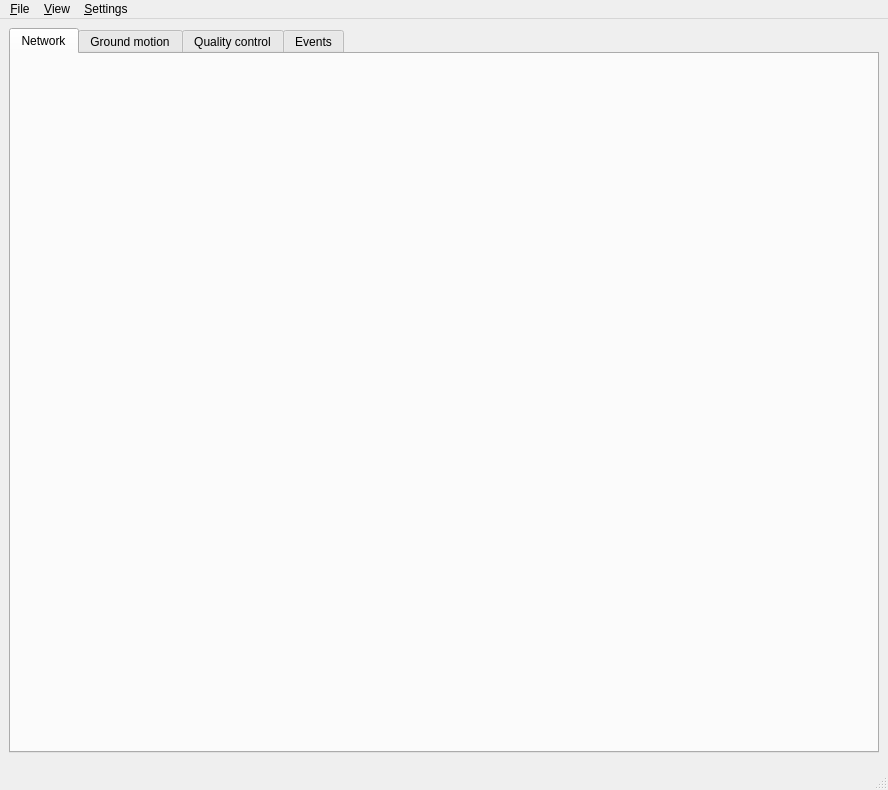
<?xml version="1.0" encoding="UTF-8"?>
<ui version="4.0">
 <class>MainWindow</class>
 <widget class="QMainWindow" name="MainWindow">
  <property name="geometry">
   <rect>
    <x>0</x>
    <y>0</y>
    <width>888</width>
    <height>790</height>
   </rect>
  </property>
  <property name="windowTitle">
   <string>Seismic Engineering Parameters</string>
  </property>
  <property name="iconSize">
   <size>
    <width>16</width>
    <height>16</height>
   </size>
  </property>
  <widget class="QWidget" name="centralwidget">
   <layout class="QVBoxLayout">
    <property name="spacing">
     <number>6</number>
    </property>
    <property name="margin">
     <number>9</number>
    </property>
    <item>
     <widget class="QTabWidget" name="tabWidget">
      <widget class="QWidget" name="tabNetwork">
       <attribute name="title">
        <string>Network</string>
       </attribute>
      </widget>
      <widget class="QWidget" name="tabGM">
       <attribute name="title">
        <string>Ground motion</string>
       </attribute>
      </widget>
      <widget class="QWidget" name="tabQC">
       <attribute name="title">
        <string>Quality control</string>
       </attribute>
      </widget>
      <widget class="QWidget" name="tabEvents">
       <attribute name="title">
        <string>Events</string>
       </attribute>
      </widget>
     </widget>
    </item>
    <item>
     <widget class="QFrame" name="frameHeader">
      <property name="sizePolicy">
       <sizepolicy hsizetype="Preferred" vsizetype="Maximum">
        <horstretch>0</horstretch>
        <verstretch>0</verstretch>
       </sizepolicy>
      </property>
      <property name="frameShape">
       <enum>QFrame::NoFrame</enum>
      </property>
      <property name="frameShadow">
       <enum>QFrame::Raised</enum>
      </property>
      <layout class="QVBoxLayout">
       <property name="spacing">
        <number>6</number>
       </property>
       <property name="margin">
        <number>0</number>
       </property>
      </layout>
     </widget>
    </item>
   </layout>
  </widget>
  <widget class="QStatusBar" name="statusbar"/>
  <widget class="QMenuBar" name="menuBar">
   <property name="geometry">
    <rect>
     <x>0</x>
     <y>0</y>
     <width>888</width>
     <height>38</height>
    </rect>
   </property>
   <widget class="QMenu" name="menuFile">
    <property name="title">
     <string>&amp;File</string>
    </property>
    <addaction name="actionOpenFile"/>
    <addaction name="actionSearchStation"/>
    <addaction name="separator"/>
    <addaction name="actionQuit"/>
   </widget>
   <widget class="QMenu" name="menuView">
    <property name="title">
     <string>&amp;View</string>
    </property>
    <widget class="QMenu" name="menuQC">
     <property name="title">
      <string>QC</string>
     </property>
    </widget>
    <addaction name="actionShowGrayscale"/>
	<addaction name="actionShowLatestEvent"/>
    <addaction name="actionShowMapLegend"/>
    <addaction name="actionShowStationIssues"/>
    <addaction name="actionShowUnboundStations"/>
    <addaction name="actionShowStationAnnotations"/>
    <addaction name="actionOpenEventTable"/>
    <addaction name="actionShowChannelCodes"/>
    <addaction name="actionCenterMapOnEventUpdate"/>
    <addaction name="separator"/>
    <addaction name="menuQC"/>
    <addaction name="separator"/>
    <addaction name="actionResetView"/>
   </widget>
   <widget class="QMenu" name="menuSettings">
    <property name="title">
     <string>&amp;Settings</string>
    </property>
   </widget>
   <addaction name="menuFile"/>
   <addaction name="menuView"/>
   <addaction name="menuSettings"/>
  </widget>
  <action name="actionQuit">
   <property name="text">
    <string>&amp;Quit</string>
   </property>
   <property name="shortcut">
    <string>Ctrl+Q</string>
   </property>
  </action>
  <action name="actionPreferences">
   <property name="text">
    <string>&amp;Preferences</string>
   </property>
  </action>
  <action name="actionShowGrayscale">
   <property name="checkable">
    <bool>true</bool>
   </property>
   <property name="checked">
    <bool>false</bool>
   </property>
   <property name="text">
    <string>Show map base layer in grayscale</string>
   </property>
   <property name="shortcut">
    <string>G</string>
   </property>
  </action>
  <action name="actionShowLatestEvent">
   <property name="checkable">
    <bool>true</bool>
   </property>
   <property name="checked">
    <bool>true</bool>
   </property>
   <property name="text">
    <string>Show latest event information on map</string>
   </property>
   <property name="shortcut">
    <string>F6</string>
   </property>
  </action>
  <action name="actionShowMapLegend">
   <property name="checkable">
    <bool>true</bool>
   </property>
   <property name="checked">
    <bool>true</bool>
   </property>
   <property name="text">
    <string>Show map legend</string>
   </property>
   <property name="shortcut">
    <string>F7</string>
   </property>
  </action>
  <action name="actionShowStationAnnotations">
   <property name="checkable">
    <bool>true</bool>
   </property>
   <property name="text">
    <string>Show station annotations</string>
   </property>
   <property name="shortcut">
    <string>F9</string>
   </property>
  </action>
  <action name="actionShowStationIssues">
   <property name="checkable">
    <bool>true</bool>
   </property>
   <property name="checked">
    <bool>true</bool>
   </property>
   <property name="text">
    <string>Show station issues</string>
   </property>
   <property name="shortcut">
    <string>F8</string>
   </property>
  </action>
  <action name="actionShowUnboundStations">
   <property name="checkable">
    <bool>true</bool>
   </property>
   <property name="checked">
    <bool>true</bool>
   </property>
   <property name="text">
    <string>Show unbound stations</string>
   </property>
   <property name="shortcut">
    <string>Shift+F8</string>
   </property>
  </action>
  <action name="actionQCDelay">
   <property name="text">
    <string>Delay</string>
   </property>
   <property name="toolTip">
    <string>Show QC 'delay' parameter</string>
   </property>
   <property name="whatsThis">
    <string>delay</string>
   </property>
  </action>
  <action name="actionQCLatency">
   <property name="text">
    <string>Latency</string>
   </property>
   <property name="toolTip">
    <string>Show QC 'latency' parameter</string>
   </property>
   <property name="statusTip">
    <string/>
   </property>
   <property name="whatsThis">
    <string>latency</string>
   </property>
  </action>
  <action name="actionQCTimingQuality">
   <property name="text">
    <string>Timing Quality</string>
   </property>
   <property name="toolTip">
    <string>Show QC timing quality' parameter</string>
   </property>
   <property name="whatsThis">
    <string>timing quality</string>
   </property>
  </action>
  <action name="actionQCGapsInterval">
   <property name="text">
    <string>Gaps Interval</string>
   </property>
   <property name="toolTip">
    <string>Show QC 'gaps interval' parameter</string>
   </property>
   <property name="whatsThis">
    <string>gaps interval</string>
   </property>
  </action>
  <action name="actionQCGapsLength">
   <property name="text">
    <string>Gaps Length</string>
   </property>
  </action>
  <action name="actionQCOverlapInterval">
   <property name="text">
    <string>Overlap Interval</string>
   </property>
  </action>
  <action name="actionQCAvailability">
   <property name="text">
    <string>Availability</string>
   </property>
  </action>
  <action name="actionQCOffset">
   <property name="text">
    <string>Offset</string>
   </property>
  </action>
  <action name="actionQCRMS">
   <property name="text">
    <string>RMS</string>
   </property>
  </action>
  <action name="actionShowChannelCodes">
   <property name="checkable">
    <bool>true</bool>
   </property>
   <property name="checked">
    <bool>true</bool>
   </property>
   <property name="text">
    <string>Show channel codes</string>
   </property>
   <property name="iconText">
    <string>Show channel codes</string>
   </property>
   <property name="toolTip">
    <string>Whether to show the full ID of the preferred channel of a station or just the station id in the annotation.</string>
   </property>
  </action>
  <action name="actionOpenEventTable">
   <property name="text">
    <string>Switch to event table</string>
   </property>
   <property name="shortcut">
    <string>F10</string>
   </property>
  </action>
  <action name="actionSearchStation">
   <property name="text">
    <string>Search station</string>
   </property>
   <property name="shortcut">
    <string>Ctrl+F</string>
   </property>
  </action>
  <action name="actionCenterMapOnEventUpdate">
   <property name="checkable">
    <bool>true</bool>
   </property>
   <property name="text">
    <string>Center map on event update</string>
   </property>
   <property name="shortcut">
    <string>C</string>
   </property>
  </action>
  <action name="actionResetView">
   <property name="text">
    <string>Reset view</string>
   </property>
   <property name="shortcut">
    <string>N</string>
   </property>
  </action>
  <action name="actionOpenFile">
   <property name="text">
    <string>&amp;Open XML file</string>
   </property>
   <property name="shortcut">
    <string>Ctrl+O</string>
   </property>
  </action>
 </widget>
 <resources>
  <include location="../../../../base/common/libs/seiscomp/gui/datamodel/icons.qrc"/>
  <include location="resources.qrc"/>
 </resources>
 <connections/>
</ui>
